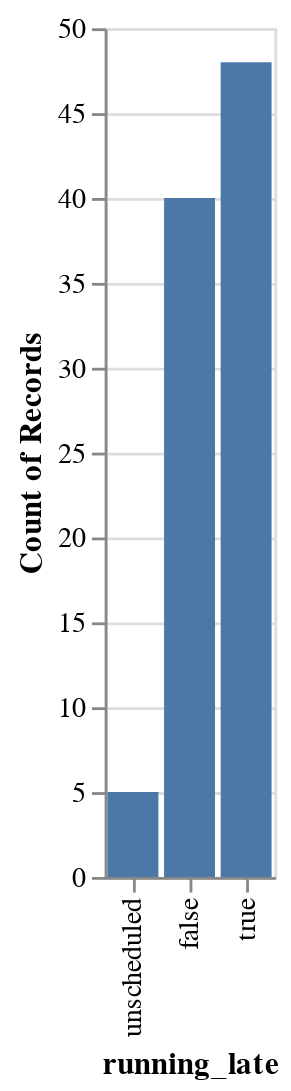

The cell this chart's notebook holds for it:
### Code cell
all_tasks = asyncio.all_tasks()
for task in all_tasks:
    task.cancel()

async def do():
    while True:
        records = update_df()
        display(alt.Chart(map_df).mark_bar().encode(
            x='running_late',
            y='count(running_late)'
        ))
        realtime_layer.data = records
        r.update()
        display("waited 30 seconds for updates")
        await asyncio.sleep(30)

asyncio.create_task(do());

### Figure 1 — Vega-Lite specification as saved in the notebook (floating-point values rounded to 4 significant figures)
{"config": {"view": {"continuousWidth": 400, "continuousHeight": 300}}, "data": {"name": "data-762b7ccb89b20c26e028b675ef4ae61d"}, "mark": "bar", "encoding": {"x": {"type": "nominal", "field": "running_late"}, "y": {"type": "nominal", "aggregate": "count", "field": "running_late"}}, "$schema": "https://vega.github.io/schema/vega-lite/v4.8.1.json", "datasets": {"data-762b7ccb89b20c26e028b675ef4ae61d": [{"trip_id": 847870, "lat": 34.06, "long": -118.3, "running_late": "unscheduled", "color": [60, 220, 255]}, {"trip_id": 845090, "lat": 33.98, "long": -118.4, "running_late": true, "color": [255, 0, 0]}, {"trip_id": 845020, "lat": 33.93, "long": -118.4, "running_late": true, "color": [255, 0, 0]}, {"trip_id": 847925, "lat": 34.06, "long": -118.3, "running_late": true, "color": [255, 0, 0]}, {"trip_id": 847920, "lat": 34.02, "long": -118.5, "running_late": true, "color": [255, 0, 0]}, {"trip_id": 847873, "lat": 34.04, "long": -118.4, "running_late": "unscheduled", "color": [60, 220, 255]}, {"trip_id": 845088, "lat": 33.93, "long": -118.4, "running_late": false, "color": [0, 255, 0]}, {"trip_id": 847867, "lat": 34.06, "long": -118.4, "running_late": false, "color": [0, 255, 0]}, {"trip_id": 847922, "lat": 34.03, "long": -118.5, "running_late": true, "color": [255, 0, 0]}, {"trip_id": 845092, "lat": 34.02, "long": -118.5, "running_late": true, "color": [255, 0, 0]}, {"trip_id": 845018, "lat": 33.96, "long": -118.4, "running_late": true, "color": [255, 0, 0]}, {"trip_id": 847863, "lat": 34.02, "long": -118.5, "running_late": true, "color": [255, 0, 0]}, {"trip_id": 845017, "lat": 33.99, "long": -118.4, "running_late": false, "color": [0, 255, 0]}, {"trip_id": 845093, "lat": 34.02, "long": -118.5, "running_late": true, "color": [255, 0, 0]}, {"trip_id": 847865, "lat": 34.01, "long": -118.5, "running_late": true, "color": [255, 0, 0]}, {"trip_id": 848129, "lat": 34.06, "long": -118.3, "running_late": true, "color": [255, 0, 0]}, {"trip_id": 847983, "lat": 34.04, "long": -118.4, "running_late": true, "color": [255, 0, 0]}, {"trip_id": 845091, "lat": 34.0, "long": -118.5, "running_late": false, "color": [0, 255, 0]}, {"trip_id": 847866, "lat": 34.03, "long": -118.4, "running_late": true, "color": [255, 0, 0]}, {"trip_id": 847984, "lat": 34.02, "long": -118.4, "running_late": false, "color": [0, 255, 0]}, {"trip_id": 844653, "lat": 34.01, "long": -118.5, "running_late": false, "color": [0, 255, 0]}, {"trip_id": 848127, "lat": 34.05, "long": -118.4, "running_late": false, "color": [0, 255, 0]}, {"trip_id": 848124, "lat": 34.01, "long": -118.5, "running_late": false, "color": [0, 255, 0]}, {"trip_id": 844323, "lat": 34.06, "long": -118.4, "running_late": true, "color": [255, 0, 0]}, {"trip_id": 847924, "lat": 34.05, "long": -118.4, "running_late": true, "color": [255, 0, 0]}, {"trip_id": 848188, "lat": 34.05, "long": -118.3, "running_late": false, "color": [0, 255, 0]}, {"trip_id": 844422, "lat": 34.02, "long": -118.5, "running_late": false, "color": [0, 255, 0]}, {"trip_id": 844331, "lat": 33.99, "long": -118.5, "running_late": true, "color": [255, 0, 0]}, {"trip_id": 848189, "lat": 34.05, "long": -118.4, "running_late": false, "color": [0, 255, 0]}, {"trip_id": 847985, "lat": 34.02, "long": -118.4, "running_late": false, "color": [0, 255, 0]}, {"trip_id": 844692, "lat": 34.02, "long": -118.5, "running_late": false, "color": [0, 255, 0]}, {"trip_id": 847721, "lat": 34.03, "long": -118.4, "running_late": false, "color": [0, 255, 0]}, {"trip_id": 845952, "lat": 34.04, "long": -118.5, "running_late": false, "color": [0, 255, 0]}, {"trip_id": 844329, "lat": 33.99, "long": -118.5, "running_late": false, "color": [0, 255, 0]}, {"trip_id": 844325, "lat": 34.05, "long": -118.4, "running_late": false, "color": [0, 255, 0]}, {"trip_id": 848123, "lat": 34.02, "long": -118.5, "running_late": false, "color": [0, 255, 0]}, {"trip_id": 848126, "lat": 34.06, "long": -118.4, "running_late": false, "color": [0, 255, 0]}, {"trip_id": 846383, "lat": 34.05, "long": -118.5, "running_late": false, "color": [0, 255, 0]}, {"trip_id": 846471, "lat": 34.07, "long": -118.5, "running_late": false, "color": [0, 255, 0]}, {"trip_id": 844326, "lat": 34.04, "long": -118.5, "running_late": true, "color": [255, 0, 0]}, {"trip_id": 848125, "lat": 34.04, "long": -118.4, "running_late": false, "color": [0, 255, 0]}, {"trip_id": 845746, "lat": 34.07, "long": -118.4, "running_late": true, "color": [255, 0, 0]}, {"trip_id": 848194, "lat": 34.01, "long": -118.5, "running_late": true, "color": [255, 0, 0]}, {"trip_id": 848058, "lat": 34.04, "long": -118.4, "running_late": true, "color": [255, 0, 0]}, {"trip_id": 844327, "lat": 34.02, "long": -118.5, "running_late": true, "color": [255, 0, 0]}, {"trip_id": 845922, "lat": 34.03, "long": -118.5, "running_late": false, "color": [0, 255, 0]}, {"trip_id": 847869, "lat": 34.06, "long": -118.3, "running_late": false, "color": [0, 255, 0]}, {"trip_id": 844330, "lat": 33.99, "long": -118.5, "running_late": true, "color": [255, 0, 0]}, {"trip_id": 844425, "lat": 34.06, "long": -118.4, "running_late": true, "color": [255, 0, 0]}, {"trip_id": 844655, "lat": 34.06, "long": -118.4, "running_late": false, "color": [0, 255, 0]}, {"trip_id": 848192, "lat": 34.02, "long": -118.5, "running_late": true, "color": [255, 0, 0]}, {"trip_id": 848190, "lat": 34.04, "long": -118.4, "running_late": true, "color": [255, 0, 0]}, {"trip_id": 844424, "lat": 34.05, "long": -118.5, "running_late": true, "color": [255, 0, 0]}, {"trip_id": 845141, "lat": 34.01, "long": -118.5, "running_late": false, "color": [0, 255, 0]}, {"trip_id": 847763, "lat": 34.06, "long": -118.5, "running_late": true, "color": [255, 0, 0]}, {"trip_id": 845089, "lat": 33.95, "long": -118.4, "running_late": false, "color": [0, 255, 0]}, {"trip_id": 847722, "lat": 34.06, "long": -118.4, "running_late": false, "color": [0, 255, 0]}, {"trip_id": 845782, "lat": 34.01, "long": -118.5, "running_late": false, "color": [0, 255, 0]}, {"trip_id": 844654, "lat": 34.02, "long": -118.5, "running_late": true, "color": [255, 0, 0]}, {"trip_id": 844328, "lat": 34.01, "long": -118.5, "running_late": false, "color": [0, 255, 0]}, {"trip_id": 845153, "lat": 34.03, "long": -118.4, "running_late": true, "color": [255, 0, 0]}, {"trip_id": 847723, "lat": 34.08, "long": -118.4, "running_late": "unscheduled", "color": [60, 220, 255]}, {"trip_id": 845783, "lat": 34.04, "long": -118.4, "running_late": true, "color": [255, 0, 0]}, {"trip_id": 844423, "lat": 34.03, "long": -118.5, "running_late": false, "color": [0, 255, 0]}, {"trip_id": 845921, "lat": 34.01, "long": -118.5, "running_late": false, "color": [0, 255, 0]}, {"trip_id": 845086, "lat": 33.95, "long": -118.4, "running_late": "unscheduled", "color": [60, 220, 255]}, {"trip_id": 847764, "lat": 34.03, "long": -118.4, "running_late": true, "color": [255, 0, 0]}, {"trip_id": 845784, "lat": 34.07, "long": -118.4, "running_late": true, "color": [255, 0, 0]}, {"trip_id": 846879, "lat": 34.02, "long": -118.5, "running_late": true, "color": [255, 0, 0]}, {"trip_id": 846880, "lat": 34.02, "long": -118.5, "running_late": true, "color": [255, 0, 0]}, {"trip_id": 846782, "lat": 34.04, "long": -118.5, "running_late": false, "color": [0, 255, 0]}, {"trip_id": 846807, "lat": 34.07, "long": -118.4, "running_late": true, "color": [255, 0, 0]}, {"trip_id": 848128, "lat": 34.06, "long": -118.3, "running_late": true, "color": [255, 0, 0]}, {"trip_id": 848059, "lat": 34.06, "long": -118.4, "running_late": true, "color": [255, 0, 0]}, {"trip_id": 847720, "lat": 34.03, "long": -118.4, "running_late": true, "color": [255, 0, 0]}, {"trip_id": 846433, "lat": 33.98, "long": -118.4, "running_late": "unscheduled", "color": [60, 220, 255]}, {"trip_id": 844421, "lat": 34.0, "long": -118.5, "running_late": false, "color": [0, 255, 0]}, {"trip_id": 846432, "lat": 34.0, "long": -118.4, "running_late": false, "color": [0, 255, 0]}, {"trip_id": 845747, "lat": 34.03, "long": -118.4, "running_late": false, "color": [0, 255, 0]}, {"trip_id": 848193, "lat": 34.01, "long": -118.5, "running_late": true, "color": [255, 0, 0]}, {"trip_id": 845748, "lat": 34.02, "long": -118.5, "running_late": false, "color": [0, 255, 0]}, {"trip_id": 844691, "lat": 34.06, "long": -118.4, "running_late": false, "color": [0, 255, 0]}, {"trip_id": 846431, "lat": 34.04, "long": -118.5, "running_late": false, "color": [0, 255, 0]}, {"trip_id": 844426, "lat": 34.07, "long": -118.4, "running_late": true, "color": [255, 0, 0]}, {"trip_id": 846382, "lat": 34.01, "long": -118.4, "running_late": true, "color": [255, 0, 0]}, {"trip_id": 844324, "lat": 34.05, "long": -118.4, "running_late": true, "color": [255, 0, 0]}, {"trip_id": 847868, "lat": 34.05, "long": -118.3, "running_late": false, "color": [0, 255, 0]}, {"trip_id": 845015, "lat": 34.01, "long": -118.5, "running_late": true, "color": [255, 0, 0]}, {"trip_id": 845016, "lat": 34.0, "long": -118.5, "running_late": true, "color": [255, 0, 0]}, {"trip_id": 846924, "lat": 34.04, "long": -118.5, "running_late": true, "color": [255, 0, 0]}, {"trip_id": 846783, "lat": 33.99, "long": -118.5, "running_late": true, "color": [255, 0, 0]}, {"trip_id": 846784, "lat": 33.98, "long": -118.5, "running_late": true, "color": [255, 0, 0]}, {"trip_id": 846806, "lat": 34.05, "long": -118.5, "running_late": true, "color": [255, 0, 0]}]}}
